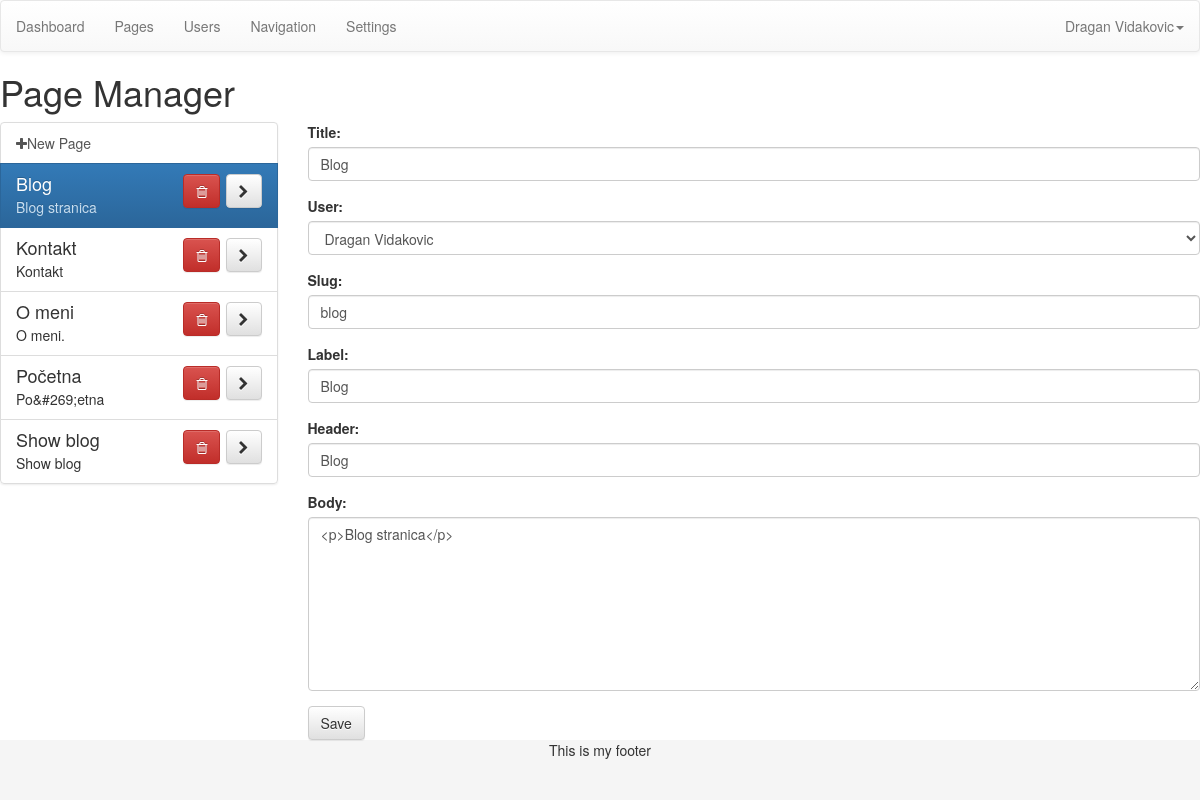
The page /admin-developer/index.php?page=pages&id=5 (signed in) on the database its author committed.
### tables this page shows
CREATE TABLE IF NOT EXISTS `posts` (
  `id` mediumint(9) NOT NULL,
  `user` mediumint(9) NOT NULL,
  `type` mediumint(9) NOT NULL,
  `slug` varchar(300) NOT NULL,
  `label` varchar(100) NOT NULL,
  `title` varchar(200) NOT NULL,
  `header` varchar(300) NOT NULL,
  `body` longtext NOT NULL
);

### admin-developer/index.php (called while the page is built)
<?php include('template/header.php'); ?>
<?php include('views/'.$page.'.php'); ?>
<?php include('template/footer.php'); ?>

### admin-developer/functions/data.php (called while the page is built, shortened)
<?php
function data_user($dbc, $id){
	if(is_numeric($id)){
		$cond = "WHERE id = '$id'";
	} else {
		$cond = "WHERE email = '$id'";
	}
	$q = "SELECT * FROM users $cond";
	$r = mysqli_query($dbc, $q);
	$data = mysqli_fetch_assoc($r);
	$data['fullname'] =  $data['first'].' '.$data['last'];
	$data['fullname_reverse'] = $data['last'].', '.$data['first'];
	return $data;
}
function data_post($dbc, $id){
	$q = "SELECT * FROM posts WHERE id = $id";
	$r = mysqli_query($dbc, $q);
	$data = mysqli_fetch_assoc($r);
	$data['body_nohtml'] = strip_tags($data['body']);
	if($data['body'] == $data['body_nohtml']) {
		$data['body_formatted'] = '<p>'.$data['body'].'</p>';
	} else {
		$data['body_formatted'] = $data['body'];
	}
	return $data;
}
?>

### admin-developer/config/queries.php (called while the page is built, shortened)
<?php
switch ($page) {
	case 'pages':
		if(isset($_GET['id'])){ $opened = data_post($dbc, $_GET['id']); }
	break;
}
?>

### admin-developer/config/setup.php (called while the page is built, shortened)
<?php
include('../config/connection.php');
include ('functions/data.php');
if(isset($_GET['page'])){
	$page = $_GET['page'];
} else {
	$page = 'dashboard';
}
include ('config/queries.php');
$user = data_user($dbc, $_SESSION['username']);
?>

### admin-developer/views/pages.php (the view, shortened to what this page needs)
<h1>Page Manager</h1>
<div class="row">
	<div class="col-md-3">
		<div class="list-group">
				<a class="list-group-item" href="?page=pages">
					<i class="fa fa-plus"></i>New Page
				</a>
		<?php
			$q = "SELECT * FROM posts WHERE type = 1 ORDER BY title ASC";
			$r = mysqli_query($dbc, $q);
			while($list = mysqli_fetch_assoc($r)){
				$blurb = substr(strip_tags($list['body']), 0, 120);
				?>
				<div id="page_<?php echo $list['id']; ?>" class="list-group-item <?php selected($list['id'], $opened['id'], 'active'); ?>">
					<h4 class="list-group-item-heading"><?php echo $list['title']; ?>
						<span class="pull-right">
							<a href="#" id="del_<?php echo $list['id']; ?>" class="btn btn-danger btn-delete"><i class="fa fa-trash-o"></i></a>
							<a href="index.php?page=pages&id=<?php echo $list['id']; ?>" class="btn btn-default"><i class="fa fa-chevron-right"></i></a>
						</span>
					</h4>
					<p class="list-group-item-text"><?php echo $blurb; ?></p>
				</div>
		<?php } ?>
		</div>
	</div>
	<div class="col-md-9">
		<form action="index.php?page=pages&id=<?php echo $opened['id']; ?>" method="post" role="form">
			<div class="form-group">
				<label for="title">Title:</label>
				<input class="form-control" type="text" name="title" id="title" value="<?php echo $opened['title']; ?>" placeholder="Page Title">
			</div>
			<div class="form-group">
				<label for="user">User:</label>
				<select class="form-control" name="user" id="user">
					<?php
						$q = "SELECT id FROM users ORDER BY first ASC";
						$r = mysqli_query($dbc, $q);
						while($user_list = mysqli_fetch_assoc($r)){
							$user_data = data_user($dbc, $user_list['id']);
							?>
							<option value="<?php echo $user_data['id']; ?>"
							<?php
								if(isset($_GET['id'])){
									selected($user_data['id'], $opened['user'], 'selected');
								} else {
									selected($user_data['id'], $user['id'], 'selected');
								}
							?>><?php echo $user_data['fullname']; ?></option>
					<?php } ?>
				</select>
			</div>
			<div class="form-group">
				<label for="slug">Slug:</label>
				<input class="form-control" type="text" name="slug" id="slug" value="<?php echo $opened['slug']; ?>" placeholder="Page Slug">
			</div>
			<div class="form-group">
				<label for="label">Label:</label>
				<input class="form-control" type="text" name="label" id="label" value="<?php echo $opened['label']; ?>" placeholder="Page Label">
			</div>
			<div class="form-group">
				<label for="header">Header:</label>
				<input class="form-control" type="text" name="header" id="header" value="<?php echo $opened['header']; ?>" placeholder="Page Header">
			</div>
			<div class="form-group">
				<label for="body">Body:</label>
				<textarea class="form-control editor" name="body" id="body" rows="8" placeholder="Page Body"><?php echo $opened['body']; ?></textarea>
			</div>
			<button type="submit" class="btn btn-default">Save</button>
		</form>
	</div>
</div>

### admin-developer/config/css.php (style rules this page uses)
html, body { height: 100%; }

### rows shown on the page
posts: title "Blog", body "Blog stranica", slug "blog", label "Blog", header "Blog", body "<p>Blog stranica</p>"
posts: title "Kontakt", body "Kontakt"
posts: title "O meni", body "O meni."
posts: title "Početna", body "Po&#269;etna"
posts: title "Show blog", body "Show blog"

### other values the page prints
$user['fullname'] "Dragan Vidakovic"
form field user "Dragan Vidakovic"
